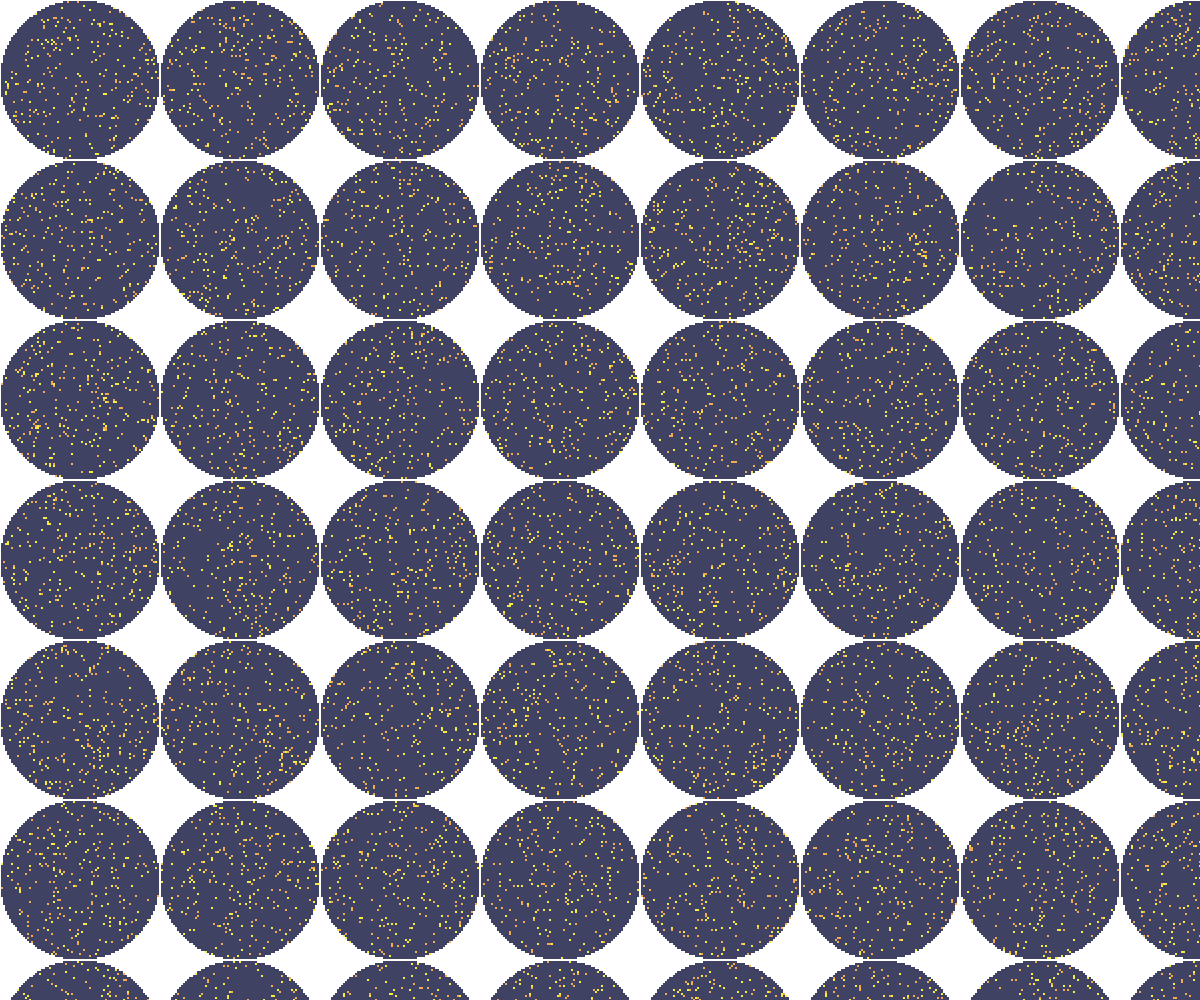
Frame 1 (no input)
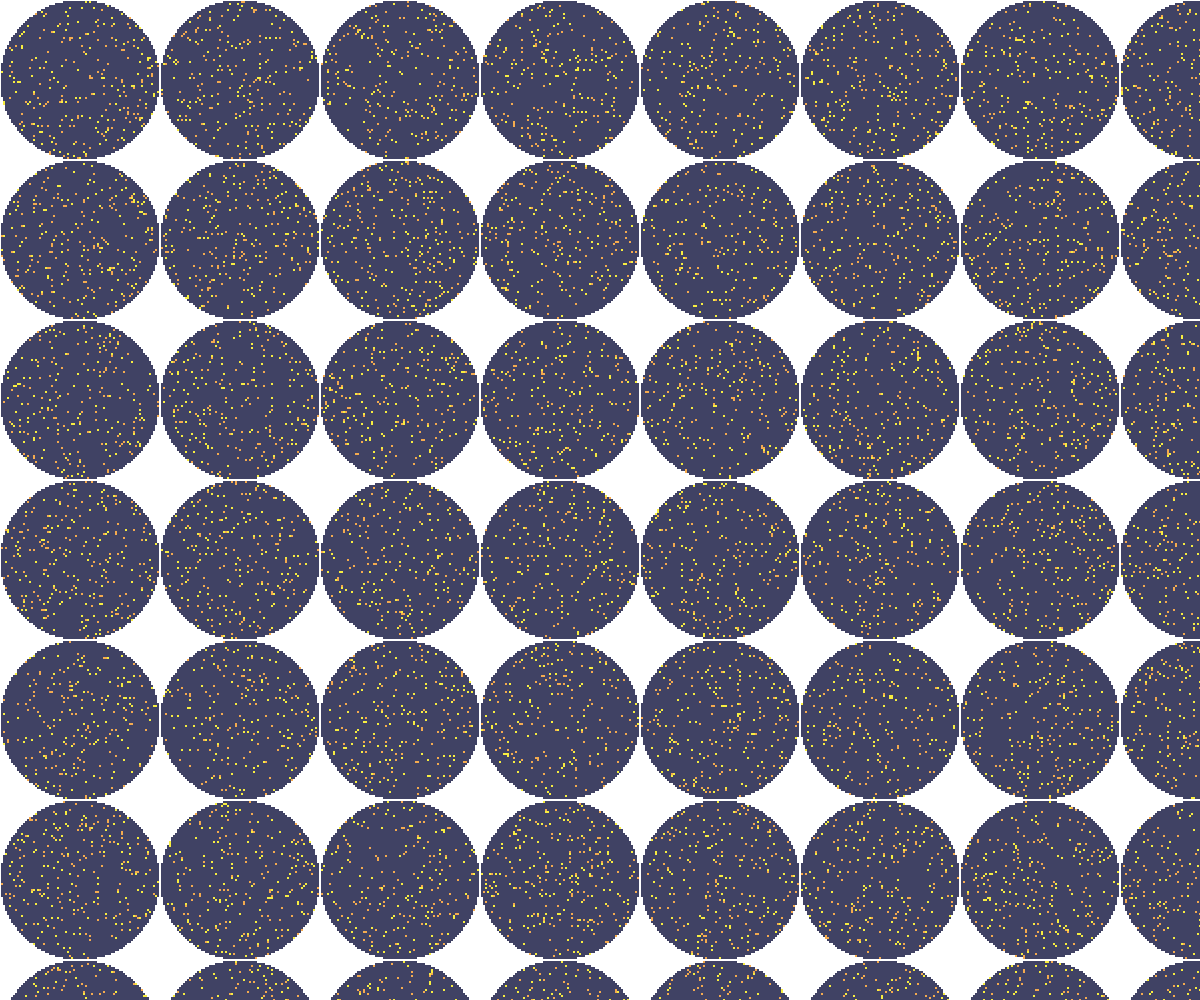
Frame 2 (the mouse pressed at the canvas centre, redrawn once)

The p5.js sketch that drew these frames (run headless with seeded random() and noise() and a simulated clock; the mouse was pressed at the canvas centre and the sketch redrawn once):

// p5.js sketch
// ── sketch.js
let margin = 80;
let s = 160;

function setup() {
  // I want it to scale with size of window
  createCanvas(windowWidth, windowHeight);
  noLoop();
}

function draw() {
  background('#ffffff');
  
  
  // setting size of small multiple circles
  let nx = width/s;
  let ny = height/s;
  
  // determining angle of sun
  let h = hour();
  let xm = map(h, 0, 23, 
               width + ((width/8)*6),
               0 - (width/8)*6);
  let ym = map(h, 0, 23, 0, TWO_PI);
  
  let sunX0 = xm;
  let sunY0 = height/2 + (cos(ym) * height / 4);
  
  for (let i = 0; i < nx; i++) {
    for (let j = 0; j < ny; j++) {
      
      // origin of each circle
      let x0 = margin + i*s;
      let y0 = margin + j*s;
      
      const circleRadius = s/2;
      
      // Now small grid around the origin of each circle
      for(let k = x0 - circleRadius; k < x0 + circleRadius; k+=2){
        for(let l = y0 - circleRadius; l < y0 + circleRadius; l+=2){
          
          let smallDist = sqrt(sq(k - x0) + sq(l - y0));
          let largeDist = sqrt(sq(k - sunX0) + sq(l - sunY0));
          
          // if within radius of origin
          if(smallDist < circleRadius){
            
            //if within radius of sun
            if(largeDist < width/8){
              
              let palette = assignPalette(h);
              
              let selColor = colorPalProb(0.10, 
                                          palette[0], 
                                          palette[1], 
                                          palette[2]);
              
              let c2 = color(selColor);
              stroke(c2);
              strokeWeight(2);
              point(k, l);
            } else {
              
              let palette = assignPalette(h);
              let colorProb = assignColorProb(h);
              
              let selColor = colorPalProb(colorProb, 
                                      palette[0], 
                                      palette[1], 
                                      palette[2]);
              let c2 = color(selColor);
              stroke(c2);
              strokeWeight(2);
              point(k, l);
            }
          }
        }
      }
      
    }
  }
  
}


function assignColorProb(h){
  let night_prob = 0.95;
  let sunset_prob = 0.75;
  let day_prob = 0.95;
  let sunrise_prob = 0.75;
  
  if(h < 6){
    return(night_prob);
    
  } else if(h >= 6 && h <= 7){
    return(sunrise_prob);
    
  } else if(h > 7  && h < 19){
    return(day_prob);
    
  } else if(h >= 19 && h <= 20){
    return(sunset_prob);
    
  } else if(h > 20){
    return(night_prob);
  }
}


function assignPalette(h){
  
  let night_palette = ["#000330", "#f18f15", "#f5e700"];
  let day_palette = ["#4572a7", "#f18f15", "#f5e700"];
  
  if(h < 6){
    return(night_palette);
    
  } else if(h >= 6 && h <= 7){
    return(day_palette);
    
  } else if(h > 7  && h < 17){
    return(day_palette);
    
  } else if(h >= 17 && h <= 18){
    return(night_palette);
    
  } else if(h > 18){
    return(night_palette);
    
  }
  
  
}


function colorPalProb(prob, color1, color2, color3){
  let r = random(1);
  let inverseProb = 1 - prob;
  
  if(r >= inverseProb){
    return color1;
  } else {
    return random([color2, color3]);
  }
}
